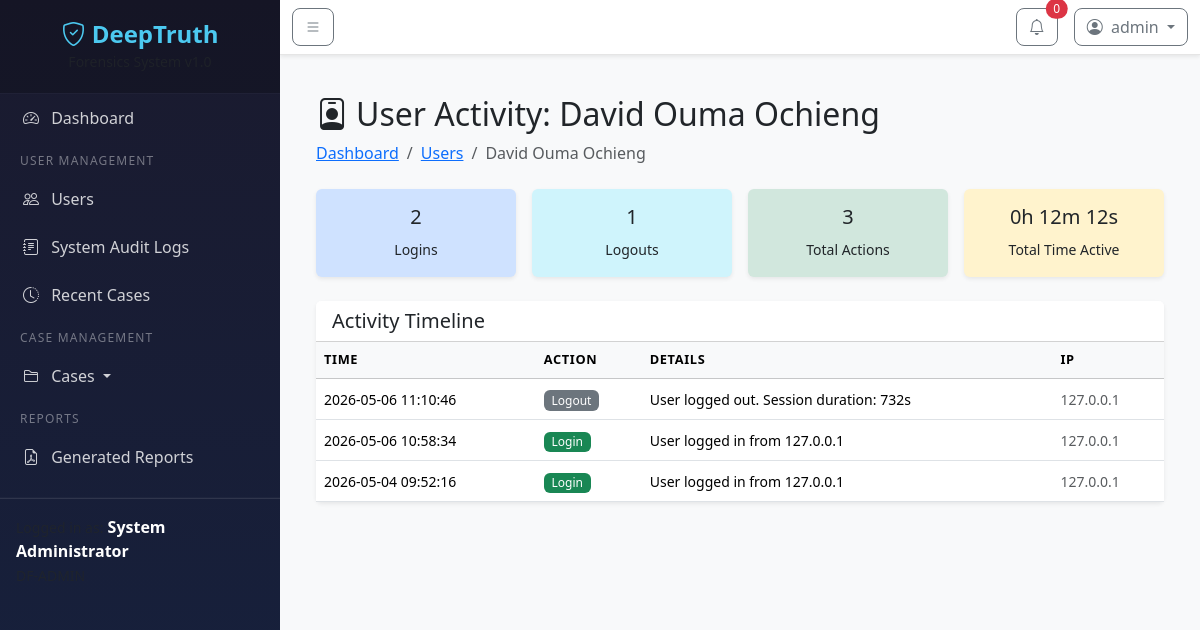
Page /admin/user-activity/3 (signed in) on the earlier database version.
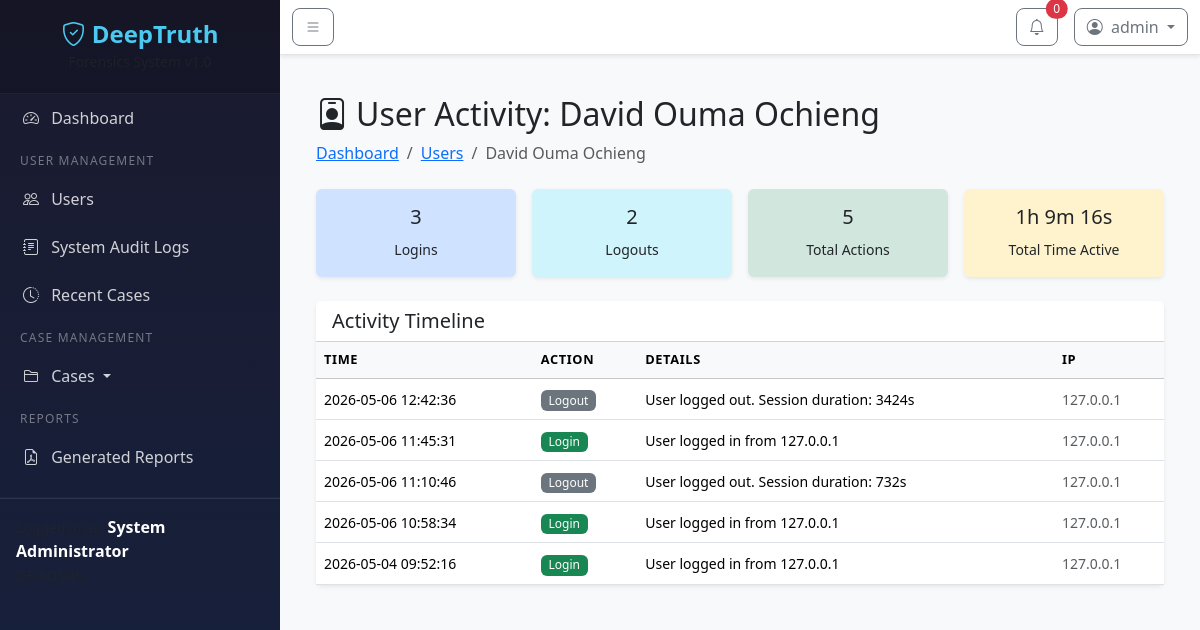
Same page on the later database version.
### models/user.py (models this page shows, shortened)
class AuditLog(db.Model):
    __tablename__ = 'audit_logs'
    id = db.Column(db.Integer, primary_key=True)
    user_id = db.Column(db.Integer, db.ForeignKey('users.id'), nullable=False)
    action = db.Column(db.String(100), nullable=False)
    details = db.Column(db.Text)
    ip_address = db.Column(db.String(45))
    timestamp = db.Column(db.DateTime, default=datetime.utcnow)

### routes/admin.py (the view)
@admin_bp.route('/user-activity/<int:user_id>')
@login_required
@admin_required
def user_activity(user_id):
    user = User.query.get_or_404(user_id)
    logs = AuditLog.query.filter_by(user_id=user_id)\
        .order_by(AuditLog.timestamp.desc()).limit(100).all()
    login_logs = [l for l in logs if l.action == 'LOGIN']
    logout_logs = [l for l in logs if l.action == 'LOGOUT']
    total_time = user.total_time_spent or 0
    hours = total_time // 3600
    minutes = (total_time % 3600) // 60
    seconds = total_time % 60
    time_str = f"{hours}h {minutes}m {seconds}s"
    return render_template('admin/user_activity.html',
                         user=user,
                         logs=logs,
                         login_logs=login_logs,
                         logout_logs=logout_logs,
                         time_str=time_str)

### routes/admin.py (called while the page is built)
def admin_required(f):
    from functools import wraps
    @wraps(f)
    def decorated_function(*args, **kwargs):
        if current_user.role != 'admin':
            flash('Access denied. Admin only.', 'danger')
            return redirect(url_for('dashboard.index'))
        return f(*args, **kwargs)
    return decorated_function

### routes/auth.py (called while the page is built)
@auth_bp.before_app_request
def track_user_activity():
    if current_user.is_authenticated:
        current_user.last_activity = datetime.utcnow()
        db.session.commit()

### templates/admin/user_activity.html (shortened to what this page needs)
{% extends "base.html" %}
{% block content %}
<div class="container-fluid">
    <h2><i class="bi bi-person-badge me-2"></i>User Activity: {{ user.full_name }}</h2>
    <nav aria-label="breadcrumb" class="mb-4">
        <ol class="breadcrumb">
            <li class="breadcrumb-item"><a href="{{ url_for('dashboard.index') }}">Dashboard</a></li>
            <li class="breadcrumb-item"><a href="{{ url_for('admin.users_list') }}">Users</a></li>
            <li class="breadcrumb-item active">{{ user.full_name }}</li>
        </ol>
    </nav>
    <div class="row g-3 mb-4">
        <div class="col-md-3">
            <div class="card border-0 shadow-sm bg-primary-subtle">
                <div class="card-body text-center">
                    <h5>{{ login_logs|length }}</h5>
                    <small>Logins</small>
                </div>
            </div>
        </div>
        <div class="col-md-3">
            <div class="card border-0 shadow-sm bg-info-subtle">
                <div class="card-body text-center">
                    <h5>{{ logout_logs|length }}</h5>
                    <small>Logouts</small>
                </div>
            </div>
        </div>
        <div class="col-md-3">
            <div class="card border-0 shadow-sm bg-success-subtle">
                <div class="card-body text-center">
                    <h5>{{ logs|length }}</h5>
                    <small>Total Actions</small>
                </div>
            </div>
        </div>
        <div class="col-md-3">
            <div class="card border-0 shadow-sm bg-warning-subtle">
                <div class="card-body text-center">
                    <h5>{{ time_str }}</h5>
                    <small>Total Time Active</small>
                </div>
            </div>
        </div>
    </div>
    <div class="card border-0 shadow-sm">
        <div class="card-header bg-white">
            <h5 class="mb-0">Activity Timeline</h5>
        </div>
        <div class="card-body p-0">
            <table class="table table-hover mb-0">
                <thead class="table-light">
                    <tr>
                        <th>Time</th>
                        <th>Action</th>
                        <th>Details</th>
                        <th>IP</th>
                    </tr>
                </thead>
                <tbody>
                    {% for log in logs %}
                    <tr>
                        <td><small>{{ log.timestamp.strftime('%Y-%m-%d %H:%M:%S') }}</small></td>
                        <td>
                            <span class="badge
                                {% if log.action == 'LOGIN' %}bg-success
                                {% elif log.action == 'LOGOUT' %}bg-secondary
                                {% elif log.action == 'REGISTER' %}bg-primary
                                {% elif 'CREATED' in log.action or 'submitted' in log.action %}bg-info
                                {% elif 'analyzed' in log.action %}bg-warning
                                {% else %}bg-dark{% endif %}">
                                {{ log.action|replace('_', ' ')|title }}
                            </span>
                        </td>
                        <td><small>{{ log.details[:80] }}</small></td>
                        <td><small class="text-muted">{{ log.ip_address or 'N/A' }}</small></td>
                    </tr>
                    {% endfor %}
                </tbody>
            </table>
        </div>
    </div>
</div>
{% endblock %}

Differences in the rows shown:
added AuditLog: timestamp "2026-05-06 12:42:36", action "Logout", details "User logged out. Session duration: 3424s", ip_address "127.0.0.1"
added AuditLog: timestamp "2026-05-06 11:45:31", action "Login", details "User logged in from 127.0.0.1", ip_address "127.0.0.1"
Other differences:
{{ login_logs|length }}: "2" → "3"
{{ logout_logs|length }}: "1" → "2"
{{ logs|length }}: "3" → "5"
{{ time_str }}: "0h 12m 12s" → "1h 9m 16s"
